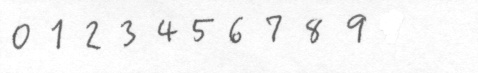
#> input picture train/0123456789_43be33e60e86b834ad54047aa4288b68.jpg, 478 x 73 px, given as the content of the folder 68PersonsBmp, which was not available
$ python dataprep.py
#> lines starting #> are read from the running program, lines starting #| are printed output that depends on the picture; after the words box and inside, x2 and y2 are one past the last pixel; in counts of white or black regions, pixels touching at a corner belong together; pictures that were not available may be replaced by others from this repository, and a replacement may not be noted
import os
import glob
import cv2
import random


def process(file):

    output_path = 'train/'
    os.makedirs(output_path, exist_ok=True)
    path = '68PersonsBmp/'

    label_text = [
        "0123456789,0123456789,0123456789,12,543,4562,51853,561683,5183924,576,2462,98354,153485,5789321,69,3214,47832,478932,8963254,74,341,68421,475635,5127896,61,617,9822,842563,4180240,50,710,4500,10400,6448150,12,570,1240,59000,584100",
        "0123456789,0123456789,0123456789,57,125,4882,87235,684246,8135672,872,5324,57820,321579,8742166,87,4253,47135,515762,8103200,57,472,13032,710034,1532081,51,133,5122,871356,4231456,58,513,2012,10700,7895130,52,780,4233,15200,100000",
        "0123456789,0123456789,0123456789,78,154,8463,51235,846930,5132842,813,2135,45132,481356,4562133,84,5813,58135,572525,5713562,58,843,51563,578123,5423569,81,513,5126,845621,5753265,84,543,2132,54232,5123321,80,452,4542,50020,542155",
        "0123456789,0123456789,0123456789,21,123,5485,51267,125486,8456245,845,8452,12023,458252,5645215,51,8932,98215,513579,4895421,51,150,49216,423468,4216730,13,152,1150,499931,9015216,18,183,1112,16523,6921660,88,513,1144,51326,896125",
        "0123456789,0123456789,0123456789,81,463,1900,19212,192131,1921330,192,1892,12346,193162,1369316,22,1931,19231,164456,4346232,89,213,19213,513626,1521622,45,230,2123,212683,1296200,21,192,4523,51262,4213238,52,543,2546,45633,465125",
        "0123456789,0123456789,0123456789,20,138,8879,19597,865367,3013369,114,9499,55079,297032,7244055,60,7352,77523,280643,9108658,66,263,31618,170927,2237193,94,746,3764,625914,3160877,39,904,2673,82811,4851884,90,272,9574,42993,817566",
        "0123456789,0123456789,0123456789,64,784,1975,97059,521457,5788102,971,2643,70037,838750,1347430,24,0762,46469,028189,4126509,02,759,35394,230663,4377574,22,762,7862,625914,3160877,39,904,2673,82811,9190050,38,404,5962,94013,088266",
        "0123456789,0123456789,0123456789,80,449,6084,13965,431350,6229102,422,1908,05665,761206,1639252,84,9782,11212,643378,4177232,37,154,99161,752639,3084336,03,697,7026,823024,3485374,49,194,4584,87307,4419223,55,500,7144,72657,802405",
        "0123456789,0123456789,0123456789,06,458,1552,19093,716189,3177738,253,1360,79349,041487,2316741,71,9288,99980,642082,0307806,55,690,48646,223430,6720358,15,329,2764,159890,8830239,43,468,3104,54475,4945431,37,427,7367,85663,346136",
        "0123456789,0123456789,0123456789,39,958,5622,57767,907676,3339983,687,9435,99419,073859,2883940,46,3444,44112,634760,5499598,41,247,41091,926670,0147351,30,249,4951,043416,2525819,71,112,7002,53555,1375436,98,915,8154,68368,426139"]
    label_list = [s.split(',') for s in label_text]

    # get set idx from filename
    filename = os.path.basename(file)
    set_idx = int(filename[2:4]) - 1

    # read, convert to gray, binarized, threshold
    image = cv2.imread(path + filename)
#> image is the input picture: shape (73, 478, 3); min 86, max 255, mean 244.7
    gray = cv2.cvtColor(image, cv2.COLOR_BGR2GRAY)
    blur = cv2.GaussianBlur(gray, (5, 5), 0)
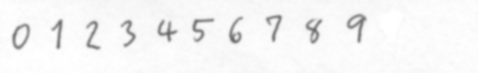
#> blur: shape (73, 478); min 105, max 255, mean 244.7
    _, th = cv2.threshold(blur, 0, 255, cv2.THRESH_BINARY + cv2.THRESH_OTSU)
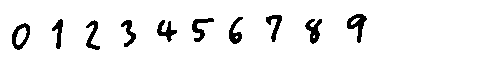
#> th: shape (73, 478); 94.3% white; 10 black regions

    # find contours
    cts, hs = cv2.findContours(th.copy(), cv2.RETR_CCOMP, cv2.CHAIN_APPROX_SIMPLE)
#> cts = 15 contours, 2 with area under 20; largest, box (x1, y1, x2, y2) and area: (0, 0, 478, 73) 34344, (11, 22, 31, 51) 383, (346, 13, 368, 44) 322, (304, 18, 323, 45) 262, (191, 17, 215, 43) 252; hs = 15 rows, first 6: [1, -1, -1, -1], [2, 0, -1, -1], [3, 1, -1, -1], [4, 2, -1, -1], [-1, 3, 5, -1], [6, -1, -1, 4]

    # make bboxes of contours without child
    bboxes = []
    for id, ct in enumerate(cts):
        # only hierarchy with no child
        if hs[0, id, 2] != -1:
            (x, y, w, h) = cv2.boundingRect(ct)

            # only bb with y-axis and width limit
            if y > 300 and y < 1300 and w > 50:
                bboxes.append([x, y, x + w, y + h])
#> this loop made 15 passes
#> (ct, x, y, w, h) on pass 5: ([[0, 0], [0, 72], [477, 72], [477, 0]], 0, 0, 478, 73)
#> ct on pass 2: [[314, 35], [313, 36], [313, 37], [314, 37]]
#> after the loop, bboxes = []

    # sort bboxes with row id then x (row id = round(y/120) )
    bboxes = sorted(bboxes, key=lambda x: (round(x[1] / 120), x[0]))

    idx = 0
    for bb in bboxes:
        x1, y1, x2, y2 = bb

        label = label_list[set_idx][idx]
        hash = random.getrandbits(128)

        cv2.imwrite(f'{output_path}{label}_{hash:032x}.jpg', image[y1 + 2:y2 - 2, x1 + 2:x2 - 2])
        idx += 1
#> this loop made 0 passes
#> after the loop, idx = 0


if __name__ == '__main__':

    for f in glob.glob('68PersonsBmp/*'):
        process(f)

$ run again, on train/0123456789_a3a97fb65398c2f00e1e1cde6102026e.jpg
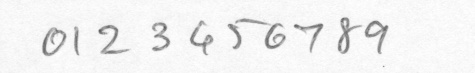
#> input picture train/0123456789_a3a97fb65398c2f00e1e1cde6102026e.jpg, 475 x 73 px, given as the content of the folder 68PersonsBmp, which was not available
#> in process, image is the input picture: shape (73, 475, 3); min 93, max 255, mean 241.3
#> in process, `_, th = cv2.threshold(blur, 0, 255, cv2.THRESH_BINARY + cv2.THRESH_OTSU)`:
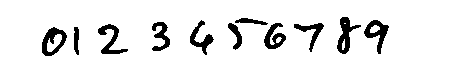
#> th: shape (73, 475); 91.8% white; 11 black regions
#> cts = 17 contours, 3 with area under 20; largest, box (x1, y1, x2, y2) and area: (0, 0, 475, 73) 34128, (41, 26, 68, 57) 540, (363, 19, 390, 55) 440, (336, 16, 362, 55) 438, (97, 23, 129, 55) 386; hs = 17 rows, first 6: [1, -1, -1, -1], [2, 0, -1, -1], [3, 1, -1, -1], [4, 2, -1, -1], [5, 3, -1, -1], [-1, 4, 6, -1]
#> the loop in process, `for id, ct in enumerate(cts):` made 17 passes
#> (ct, x, y, w, h) on pass 6: ([[0, 0], [0, 72], [474, 72], [474, 0]], 0, 0, 475, 73)
#> after the loop in process, `for id, ct in enumerate(cts):`: bboxes = []
#> after the loop in process, `for bb in bboxes:`: idx = 0

$ run again, on train/0123456789_c64d3c8dd210f63929df15d7280575bd.jpg
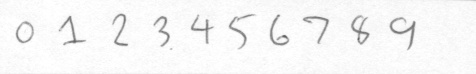
#> input picture train/0123456789_c64d3c8dd210f63929df15d7280575bd.jpg, 476 x 74 px, given as the content of the folder 68PersonsBmp, which was not available
#> in process, image is the input picture: shape (74, 476, 3); min 95, max 255, mean 246.3
#> in process, `blur = cv2.GaussianBlur(gray, (5, 5), 0)`:
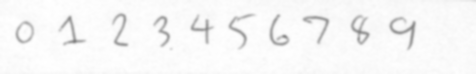
#> blur: shape (74, 476); min 132, max 255, mean 246.3
#> in process, `_, th = cv2.threshold(blur, 0, 255, cv2.THRESH_BINARY + cv2.THRESH_OTSU)`:
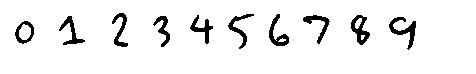
#> th: shape (74, 476); 93.6% white; 10 black regions
#> cts = 15 contours, 2 with area under 20; largest, box (x1, y1, x2, y2) and area: (0, 0, 476, 74) 34675, (350, 14, 371, 46) 370, (388, 16, 417, 51) 358, (14, 20, 35, 45) 353, (268, 13, 290, 47) 302; hs = 15 rows, first 6: [1, -1, -1, -1], [2, 0, -1, -1], [3, 1, -1, -1], [4, 2, -1, -1], [-1, 3, 5, -1], [6, -1, -1, 4]
#> the loop in process, `for id, ct in enumerate(cts):` made 15 passes
#> (ct, x, y, w, h) on pass 5: ([[0, 0], [0, 73], [475, 73], [475, 0]], 0, 0, 476, 74)
#> after the loop in process, `for id, ct in enumerate(cts):`: bboxes = []
#> after the loop in process, `for bb in bboxes:`: idx = 0

$ run again, on train/0123456789_ce69f323a550b7eb712eba9641743ab0.jpg
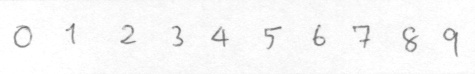
#> input picture train/0123456789_ce69f323a550b7eb712eba9641743ab0.jpg, 475 x 74 px, given as the content of the folder 68PersonsBmp, which was not available
#> in process, image is the input picture: shape (74, 475, 3); min 107, max 255, mean 247.7
#> in process, `_, th = cv2.threshold(blur, 0, 255, cv2.THRESH_BINARY + cv2.THRESH_OTSU)`:
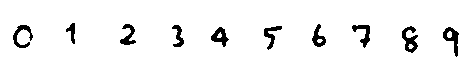
#> th: shape (74, 475); 95.3% white; 10 black regions
#> cts = 15 contours, 3 with area under 20; largest, box (x1, y1, x2, y2) and area: (0, 0, 475, 74) 34602, (401, 25, 419, 54) 286, (442, 26, 460, 58) 265, (12, 24, 34, 49) 238, (210, 26, 230, 48) 222; hs = 15 rows, first 6: [1, -1, -1, -1], [2, 0, -1, -1], [3, 1, -1, -1], [4, 2, -1, -1], [-1, 3, 5, -1], [6, -1, -1, 4]
#> the loop in process, `for id, ct in enumerate(cts):` made 15 passes
#> (ct, x, y, w, h) on pass 5: ([[0, 0], [0, 73], [474, 73], [474, 0]], 0, 0, 475, 74)
#> after the loop in process, `for id, ct in enumerate(cts):`: bboxes = []
#> after the loop in process, `for bb in bboxes:`: idx = 0
